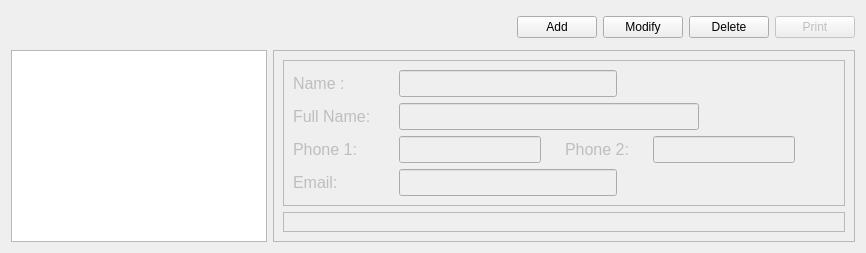
      <widget class="QWidget" name="CustomersTab">
       <attribute name="title">
        <string>Customers List</string>
       </attribute>
       <layout class="QGridLayout" name="gridLayout_16">
        <item row="0" column="0">
         <layout class="QHBoxLayout" name="horizontalLayout_19">
          <item>
           <spacer name="horizontalSpacer_12">
            <property name="orientation">
             <enum>Qt::Horizontal</enum>
            </property>
            <property name="sizeHint" stdset="0">
             <size>
              <width>237</width>
              <height>33</height>
             </size>
            </property>
           </spacer>
          </item>
          <item>
           <widget class="QPushButton" name="pbAddCustomer">
            <property name="text">
             <string>Add</string>
            </property>
           </widget>
          </item>
          <item>
           <widget class="QPushButton" name="pbModifyCustomer">
            <property name="text">
             <string>Modify</string>
            </property>
           </widget>
          </item>
          <item>
           <widget class="QPushButton" name="pbDeleteCustomer">
            <property name="text">
             <string>Delete</string>
            </property>
           </widget>
          </item>
          <item>
           <widget class="QPushButton" name="pbPrintCustomers">
            <property name="enabled">
             <bool>false</bool>
            </property>
            <property name="text">
             <string>Print</string>
            </property>
           </widget>
          </item>
         </layout>
        </item>
        <item row="1" column="0">
         <layout class="QHBoxLayout" name="horizontalLayout_38">
          <item>
           <widget class="QTableView" name="tvCustomers">
            <property name="maximumSize">
             <size>
              <width>350</width>
              <height>16777215</height>
             </size>
            </property>
           </widget>
          </item>
          <item>
           <widget class="QFrame" name="frame_3">
            <property name="frameShape">
             <enum>QFrame::StyledPanel</enum>
            </property>
            <property name="frameShadow">
             <enum>QFrame::Raised</enum>
            </property>
            <layout class="QGridLayout" name="gridLayout_32">
             <item row="0" column="0">
              <widget class="QFrame" name="frCustomer">
               <property name="enabled">
                <bool>false</bool>
               </property>
               <property name="frameShape">
                <enum>QFrame::StyledPanel</enum>
               </property>
               <property name="frameShadow">
                <enum>QFrame::Raised</enum>
               </property>
               <layout class="QGridLayout" name="gridLayout_31">
                <item row="0" column="0" colspan="2">
                 <layout class="QHBoxLayout" name="horizontalLayout_39">
                  <item>
                   <widget class="QLabel" name="label_43">
                    <property name="minimumSize">
                     <size>
                      <width>100</width>
                      <height>0</height>
                     </size>
                    </property>
                    <property name="font">
                     <font>
                      <pointsize>12</pointsize>
                     </font>
                    </property>
                    <property name="text">
                     <string>Name :</string>
                    </property>
                   </widget>
                  </item>
                  <item>
                   <widget class="QLineEdit" name="leName">
                    <property name="maximumSize">
                     <size>
                      <width>250</width>
                      <height>16777215</height>
                     </size>
                    </property>
                    <property name="font">
                     <font>
                      <pointsize>12</pointsize>
                     </font>
                    </property>
                   </widget>
                  </item>
                  <item>
                   <spacer name="horizontalSpacer_15">
                    <property name="orientation">
                     <enum>Qt::Horizontal</enum>
                    </property>
                    <property name="sizeHint" stdset="0">
                     <size>
                      <width>40</width>
                      <height>20</height>
                     </size>
                    </property>
                   </spacer>
                  </item>
                 </layout>
                </item>
                <item row="2" column="0" colspan="2">
                 <layout class="QHBoxLayout" name="horizontalLayout_40">
                  <item>
                   <widget class="QLabel" name="label_52">
                    <property name="minimumSize">
                     <size>
                      <width>100</width>
                      <height>0</height>
                     </size>
                    </property>
                    <property name="font">
                     <font>
                      <pointsize>12</pointsize>
                     </font>
                    </property>
                    <property name="text">
                     <string>Phone 1:</string>
                    </property>
                   </widget>
                  </item>
                  <item>
                   <widget class="QLineEdit" name="lePhone1">
                    <property name="minimumSize">
                     <size>
                      <width>100</width>
                      <height>0</height>
                     </size>
                    </property>
                    <property name="maximumSize">
                     <size>
                      <width>250</width>
                      <height>16777215</height>
                     </size>
                    </property>
                    <property name="font">
                     <font>
                      <pointsize>12</pointsize>
                     </font>
                    </property>
                   </widget>
                  </item>
                  <item>
                   <widget class="QLabel" name="label_53">
                    <property name="minimumSize">
                     <size>
                      <width>100</width>
                      <height>0</height>
                     </size>
                    </property>
                    <property name="font">
                     <font>
                      <pointsize>12</pointsize>
                     </font>
                    </property>
                    <property name="text">
                     <string>Phone 2:</string>
                    </property>
                    <property name="alignment">
                     <set>Qt::AlignCenter</set>
                    </property>
                   </widget>
                  </item>
                  <item>
                   <widget class="QLineEdit" name="lePhone2">
                    <property name="minimumSize">
                     <size>
                      <width>100</width>
                      <height>0</height>
                     </size>
                    </property>
                    <property name="maximumSize">
                     <size>
                      <width>250</width>
                      <height>16777215</height>
                     </size>
                    </property>
                    <property name="font">
                     <font>
                      <pointsize>12</pointsize>
                     </font>
                    </property>
                   </widget>
                  </item>
                  <item>
                   <spacer name="horizontalSpacer_26">
                    <property name="orientation">
                     <enum>Qt::Horizontal</enum>
                    </property>
                    <property name="sizeHint" stdset="0">
                     <size>
                      <width>40</width>
                      <height>20</height>
                     </size>
                    </property>
                   </spacer>
                  </item>
                 </layout>
                </item>
                <item row="1" column="0" colspan="2">
                 <layout class="QHBoxLayout" name="horizontalLayout_41">
                  <item>
                   <widget class="QLabel" name="label_54">
                    <property name="minimumSize">
                     <size>
                      <width>100</width>
                      <height>0</height>
                     </size>
                    </property>
                    <property name="font">
                     <font>
                      <pointsize>12</pointsize>
                     </font>
                    </property>
                    <property name="text">
                     <string>Full Name: </string>
                    </property>
                   </widget>
                  </item>
                  <item>
                   <widget class="QLineEdit" name="leFullName">
                    <property name="minimumSize">
                     <size>
                      <width>300</width>
                      <height>0</height>
                     </size>
                    </property>
                    <property name="maximumSize">
                     <size>
                      <width>350</width>
                      <height>16777215</height>
                     </size>
                    </property>
                    <property name="font">
                     <font>
                      <pointsize>12</pointsize>
                     </font>
                    </property>
                   </widget>
                  </item>
                  <item>
                   <spacer name="horizontalSpacer_23">
                    <property name="orientation">
                     <enum>Qt::Horizontal</enum>
                    </property>
                    <property name="sizeHint" stdset="0">
                     <size>
                      <width>40</width>
                      <height>20</height>
                     </size>
                    </property>
                   </spacer>
                  </item>
                 </layout>
                </item>
                <item row="3" column="0" colspan="2">
                 <layout class="QHBoxLayout" name="horizontalLayout_42">
                  <item>
                   <widget class="QLabel" name="label_55">
                    <property name="minimumSize">
                     <size>
                      <width>100</width>
                      <height>0</height>
                     </size>
                    </property>
                    <property name="font">
                     <font>
                      <pointsize>12</pointsize>
                     </font>
                    </property>
                    <property name="text">
                     <string>Email:</string>
                    </property>
                   </widget>
                  </item>
                  <item>
                   <widget class="QLineEdit" name="leEmail">
                    <property name="minimumSize">
                     <size>
                      <width>120</width>
                      <height>0</height>
                     </size>
                    </property>
                    <property name="maximumSize">
                     <size>
                      <width>400</width>
                      <height>16777215</height>
                     </size>
                    </property>
                    <property name="font">
                     <font>
                      <pointsize>12</pointsize>
                     </font>
                    </property>
                   </widget>
                  </item>
                  <item>
                   <spacer name="horizontalSpacer_24">
                    <property name="orientation">
                     <enum>Qt::Horizontal</enum>
                    </property>
                    <property name="sizeHint" stdset="0">
                     <size>
                      <width>40</width>
                      <height>20</height>
                     </size>
                    </property>
                   </spacer>
                  </item>
                 </layout>
                </item>
               </layout>
              </widget>
             </item>
             <item row="1" column="0">
              <widget class="QFrame" name="frame_12">
               <property name="frameShape">
                <enum>QFrame::StyledPanel</enum>
               </property>
               <property name="frameShadow">
                <enum>QFrame::Raised</enum>
               </property>
              </widget>
             </item>
            </layout>
           </widget>
          </item>
         </layout>
        </item>
       </layout>
      </widget>
